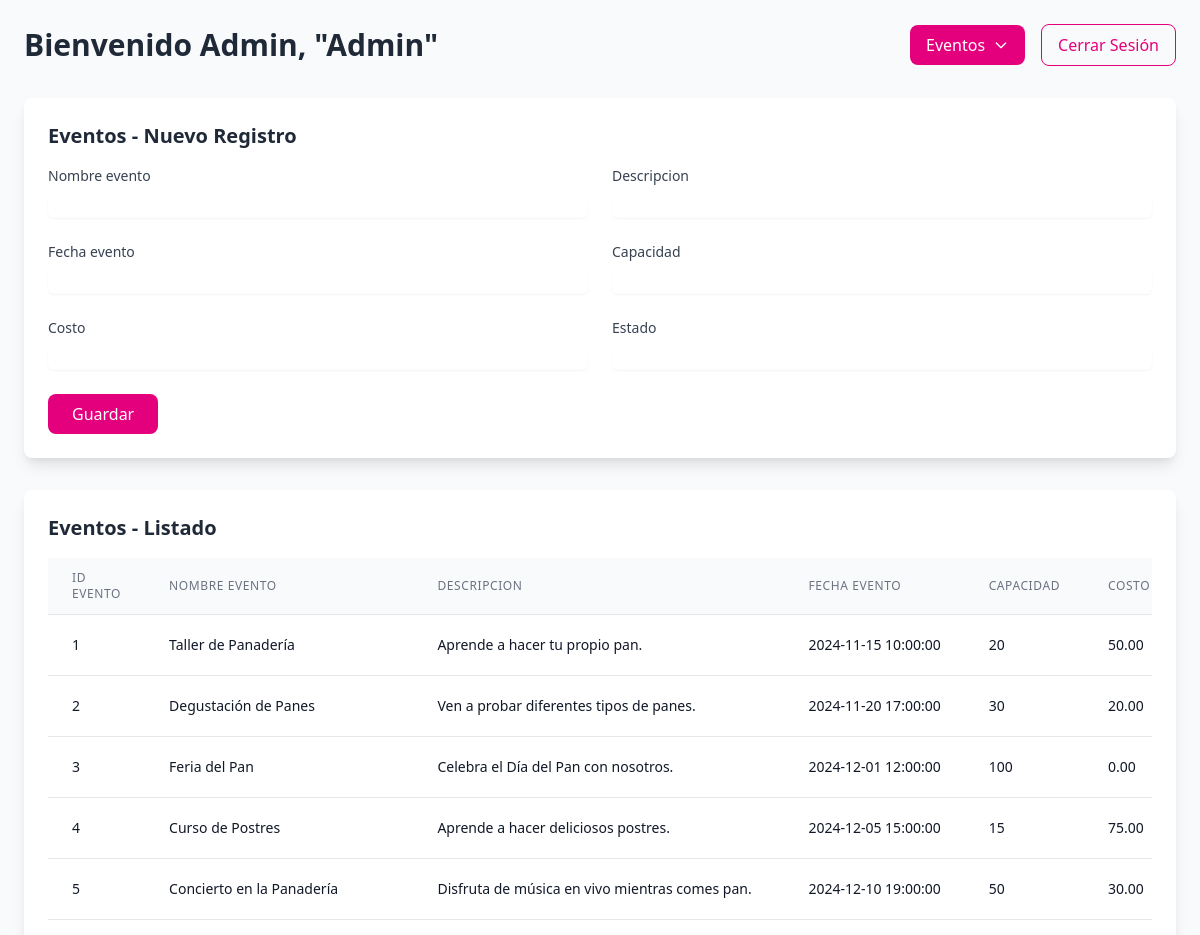
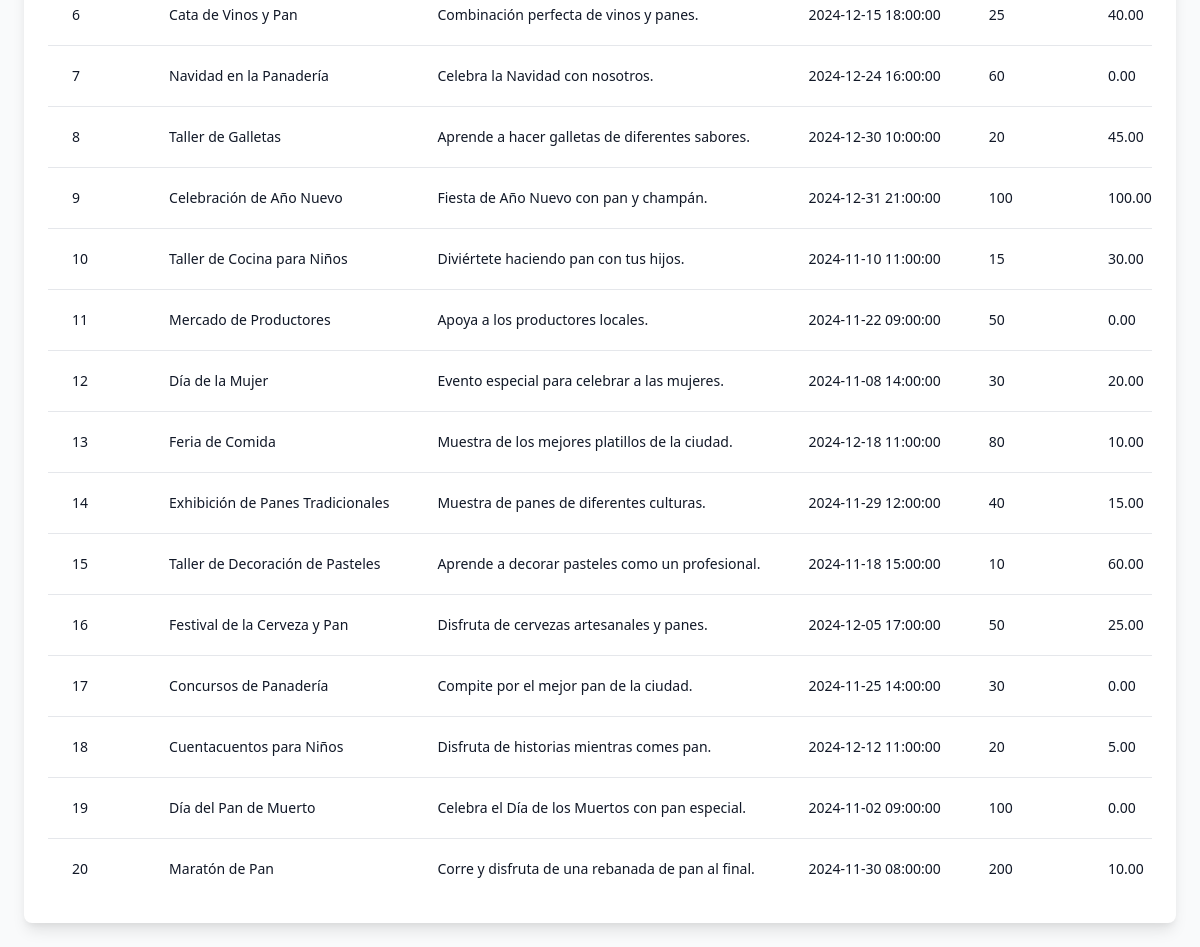
/empleado/dashboard.php?module=eventos (signed in), run on the app's committed database (2 pictures, top to bottom).
### tables this page shows
CREATE TABLE `eventos` (
  `id_evento` int(11) NOT NULL,
  `nombre_evento` varchar(100) NOT NULL,
  `descripcion` text DEFAULT NULL,
  `fecha_evento` datetime NOT NULL,
  `capacidad` int(11) NOT NULL,
  `costo` decimal(10,2) NOT NULL,
  `estado` enum('programado','cancelado','finalizado') DEFAULT 'programado'
);

### empleado/dashboard.php (the view, shortened to what this page needs)
<!DOCTYPE html>
<html lang="es">
<head>
    <link href="https://cdnjs.cloudflare.com/ajax/libs/tailwindcss/2.2.19/tailwind.min.css" rel="stylesheet">
</head>
<body class="bg-gray-50">
    <?php
    require_once('../configuracion.php');
    try {
        $pdo = new PDO(
            "mysql:host=" . DB_HOST . ";dbname=" . DB_NAME . ";charset=utf8",
            DB_USER,
            DB_PASS,
            array(PDO::ATTR_ERRMODE => PDO::ERRMODE_EXCEPTION)
        );
    } catch (PDOException $e) {
        die("Error de conexión: " . $e->getMessage());
    }
    $empleado = $_SESSION['empleado'];
    $stmt = $pdo->query("SHOW TABLES");
    $tables = $stmt->fetchAll(PDO::FETCH_COLUMN);
    $modules = [];
    foreach ($tables as $table) {
        $stmt = $pdo->prepare("DESCRIBE $table");
        $stmt->execute();
        $fields = $stmt->fetchAll(PDO::FETCH_ASSOC);
        $fieldsArray = array_column($fields, 'Field');
        $labels = array_map(function ($field) {
            return ucfirst(str_replace('_', ' ', $field));
        }, $fieldsArray);
        $types = array_map(function ($field) {
            switch ($field) {
                case 'email':
                    return 'email';
                case 'password':
                case 'contrasena':
                    return 'password';
                case 'fecha':
                    return 'date';
                case 'telefono':
                    return 'tel';
                default:
                    return 'text';
            }
        }, $fieldsArray);
        $primaryKey = array_column($fields, 'Key');
        $primaryKeyField = $fieldsArray[array_search('PRI', $primaryKey)];
        $modules[$table] = [
            'table' => $table,
            'fields' => $fieldsArray,
            'labels' => $labels,
            'types' => $types,
            'primaryKey' => $primaryKeyField
        ];
    }
    $moduleToShow = $_GET['module'] ?? 'empleados';
    ?>
    <div class="min-h-screen p-6">
        <div class="max-w-7xl mx-auto">
            <div class="flex justify-between items-center mb-8">
                <h1 class="text-3xl font-bold text-gray-800">Bienvenido
                    <?php echo htmlspecialchars($empleado['puesto'] === 'admin' ? 'Admin' : 'Trabajador'); ?>,
                    "<?php echo htmlspecialchars($empleado['nombre']); ?>"
                </h1>
                <div class="flex items-center">
                    <div class="relative dropdown">
                        <button class="btn-primary px-4 py-2 rounded-lg flex items-center space-x-2" onclick="toggleDropdown(event)">
                            <span><?php echo ucfirst($moduleToShow); ?></span>
                            <svg class="w-4 h-4" fill="none" stroke="currentColor" viewBox="0 0 24 24">
                                <path stroke-linecap="round" stroke-linejoin="round" stroke-width="2"
                                    d="M19 9l-7 7-7-7" />
                            </svg>
                        </button>
                    </div>
                    <a href="logout.php" class="btn-outline px-4 py-2 rounded-lg ml-4">
                        Cerrar Sesión
                    </a>
                </div>
            </div>
            <div class="bg-white rounded-lg shadow-lg p-6 mb-8">
                <h2 class="text-xl font-semibold mb-4 text-gray-800">
                    <?php echo ucfirst($moduleToShow); ?> - Nuevo Registro
                </h2>
                <form action="" method="POST">
                    <div class="grid grid-cols-1 md:grid-cols-2 gap-6">
                        <?php foreach ($modules[$moduleToShow]['fields'] as $index => $field): ?>
                            <?php if ($field !== $modules[$moduleToShow]['primaryKey']): ?>
                                <div>
                                    <label class="block text-sm font-medium text-gray-700 mb-2">
                                        <?php echo $modules[$moduleToShow]['labels'][$index]; ?>
                                    </label>
                                    <input type="<?php echo $modules[$moduleToShow]['types'][$index]; ?>"
                                        name="<?php echo $field; ?>"
                                        class="w-full rounded-md border-gray-300 shadow-sm focus:border-primary focus:ring focus:ring-primary focus:ring-opacity-50"
                                        required>
                                </div>
                            <?php endif; ?>
                        <?php endforeach; ?>
                    </div>
                    <div class="mt-6">
                        <button type="submit" class="btn-primary px-6 py-2 rounded-lg">
                            Guardar
                        </button>
                    </div>
                </form>
            </div>
            <div class="bg-white rounded-lg shadow-lg p-6">
                <h2 class="text-xl font-semibold mb-4 text-gray-800">
                    <?php echo ucfirst($moduleToShow); ?> - Listado
                </h2>
                <div class="table-container overflow-x-auto">
                    <table class="min-w-full divide-y divide-gray-200">
                        <thead class="bg-gray-50">
                            <tr>
                                <?php foreach ($modules[$moduleToShow]['labels'] as $label): ?>
                                    <th
                                        class="px-6 py-3 text-left text-xs font-medium text-gray-500 uppercase tracking-wider">
                                        <?php echo htmlspecialchars($label); ?>
                                    </th>
                                <?php endforeach; ?>
                            </tr>
                        </thead>
                        <tbody class="bg-white divide-y divide-gray-200">
                            <?php
                            $stmt = $pdo->query("SELECT * FROM {$modules[$moduleToShow]['table']}");
                            while ($row = $stmt->fetch(PDO::FETCH_ASSOC)):
                                ?>
                                <tr class="hover:bg-gray-50">
                                    <?php foreach ($modules[$moduleToShow]['fields'] as $field): ?>
                                        <td class="px-6 py-4 whitespace-nowrap text-sm text-gray-900">
                                            <?php
                                            echo ($field === 'password' || $field === 'contrasena')
                                                ? '********'
                                                : htmlspecialchars($row[$field]);
                                            ?>
                                        </td>
                                    <?php endforeach; ?>
                                </tr>
                            <?php endwhile; ?>
                        </tbody>
                    </table>
                </div>
            </div>
        </div>
    </div>
</body>
</html>

### empleado/dashboard.php (style rules this page uses)
:root { --pink-100: #FFE5F3; --pink-200: #FFB3DC; --pink-300: #FF80C6; --pink-400: #FF4DAF; --pink-500: #E4007C; --pink-600: #B30061; --pink-700: #800046; --pink-800: #4D002A; --pink-900: #1A000E; }
.table-container { scrollbar-width: thin; scrollbar-color: var(--pink-500) #f3f4f6; }
.btn-primary { background-color: var(--pink-500); color: white; transition: all 0.2s; }
.btn-outline { border: 1px solid var(--pink-500); color: var(--pink-500); }

### data on the page
eventos: id_evento "1", nombre_evento "Taller de Panadería", descripcion "Aprende a hacer tu propio pan.", fecha_evento "2024-11-15 10:00:00", capacidad "20", costo "50.00"
eventos: id_evento "2", nombre_evento "Degustación de Panes", descripcion "Ven a probar diferentes tipos de panes.", fecha_evento "2024-11-20 17:00:00", capacidad "30", costo "20.00"
eventos: id_evento "3", nombre_evento "Feria del Pan", descripcion "Celebra el Día del Pan con nosotros.", fecha_evento "2024-12-01 12:00:00", capacidad "100", costo "0.00"
eventos: id_evento "4", nombre_evento "Curso de Postres", descripcion "Aprende a hacer deliciosos postres.", fecha_evento "2024-12-05 15:00:00", capacidad "15", costo "75.00"
eventos: id_evento "5", nombre_evento "Concierto en la Panadería", descripcion "Disfruta de música en vivo mientras comes pan.", fecha_evento "2024-12-10 19:00:00", capacidad "50", costo "30.00"
eventos: id_evento "6", nombre_evento "Cata de Vinos y Pan", descripcion "Combinación perfecta de vinos y panes.", fecha_evento "2024-12-15 18:00:00", capacidad "25", costo "40.00"
eventos: id_evento "7", nombre_evento "Navidad en la Panadería", descripcion "Celebra la Navidad con nosotros.", fecha_evento "2024-12-24 16:00:00", capacidad "60", costo "0.00"
eventos: id_evento "8", nombre_evento "Taller de Galletas", descripcion "Aprende a hacer galletas de diferentes sabores.", fecha_evento "2024-12-30 10:00:00", capacidad "20", costo "45.00"
eventos: id_evento "9", nombre_evento "Celebración de Año Nuevo", descripcion "Fiesta de Año Nuevo con pan y champán.", fecha_evento "2024-12-31 21:00:00", capacidad "100", costo "100.00"
eventos: id_evento "10", nombre_evento "Taller de Cocina para Niños", descripcion "Diviértete haciendo pan con tus hijos.", fecha_evento "2024-11-10 11:00:00", capacidad "15", costo "30.00"
eventos: id_evento "11", nombre_evento "Mercado de Productores", descripcion "Apoya a los productores locales.", fecha_evento "2024-11-22 09:00:00", capacidad "50", costo "0.00"
eventos: id_evento "12", nombre_evento "Día de la Mujer", descripcion "Evento especial para celebrar a las mujeres.", fecha_evento "2024-11-08 14:00:00", capacidad "30", costo "20.00"
eventos: id_evento "13", nombre_evento "Feria de Comida", descripcion "Muestra de los mejores platillos de la ciudad.", fecha_evento "2024-12-18 11:00:00", capacidad "80", costo "10.00"
eventos: id_evento "14", nombre_evento "Exhibición de Panes Tradicionales", descripcion "Muestra de panes de diferentes culturas.", fecha_evento "2024-11-29 12:00:00", capacidad "40", costo "15.00"
eventos: id_evento "15", nombre_evento "Taller de Decoración de Pasteles", descripcion "Aprende a decorar pasteles como un profesional.", fecha_evento "2024-11-18 15:00:00", capacidad "10", costo "60.00"
eventos: id_evento "16", nombre_evento "Festival de la Cerveza y Pan", descripcion "Disfruta de cervezas artesanales y panes.", fecha_evento "2024-12-05 17:00:00", capacidad "50", costo "25.00"
eventos: id_evento "17", nombre_evento "Concursos de Panadería", descripcion "Compite por el mejor pan de la ciudad.", fecha_evento "2024-11-25 14:00:00", capacidad "30", costo "0.00"
eventos: id_evento "18", nombre_evento "Cuentacuentos para Niños", descripcion "Disfruta de historias mientras comes pan.", fecha_evento "2024-12-12 11:00:00", capacidad "20", costo "5.00"
eventos: id_evento "19", nombre_evento "Día del Pan de Muerto", descripcion "Celebra el Día de los Muertos con pan especial.", fecha_evento "2024-11-02 09:00:00", capacidad "100", costo "0.00"
eventos: id_evento "20", nombre_evento "Maratón de Pan", descripcion "Corre y disfruta de una rebanada de pan al final.", fecha_evento "2024-11-30 08:00:00", capacidad "200", costo "10.00"

### other printed values
$empleado['puesto'] === 'admin' ? 'Admin' : 'Trabajador' "Admin"
$empleado['nombre'] "Admin"
$moduleToShow "Eventos"
$modules[$moduleToShow]['labels'][$index] "Nombre evento"
$modules[$moduleToShow]['labels'][$index] "Descripcion"
$modules[$moduleToShow]['labels'][$index] "Fecha evento"
$modules[$moduleToShow]['labels'][$index] "Capacidad"
$modules[$moduleToShow]['labels'][$index] "Costo"
$modules[$moduleToShow]['labels'][$index] "Estado"
$label "ID EVENTO"
$label "NOMBRE EVENTO"
$label "DESCRIPCION"
$label "FECHA EVENTO"
$label "CAPACIDAD"
$label "COSTO"
